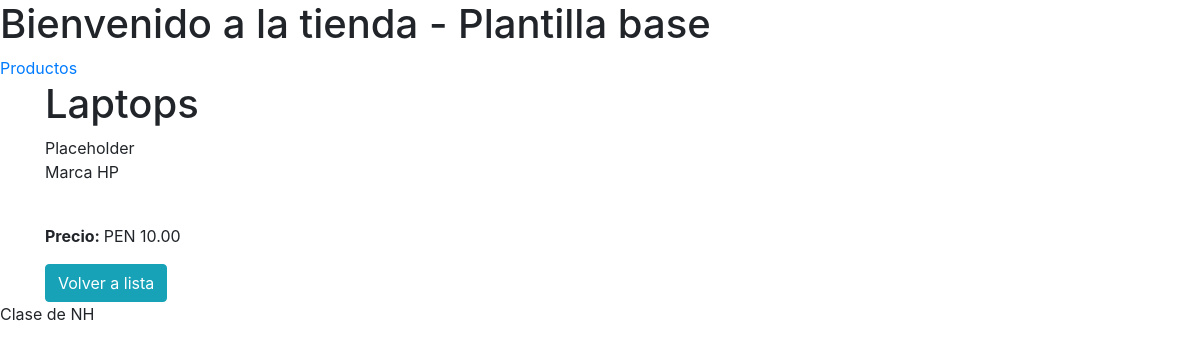
/productos/detailview/2/, run on an earlier commit of the app's database.
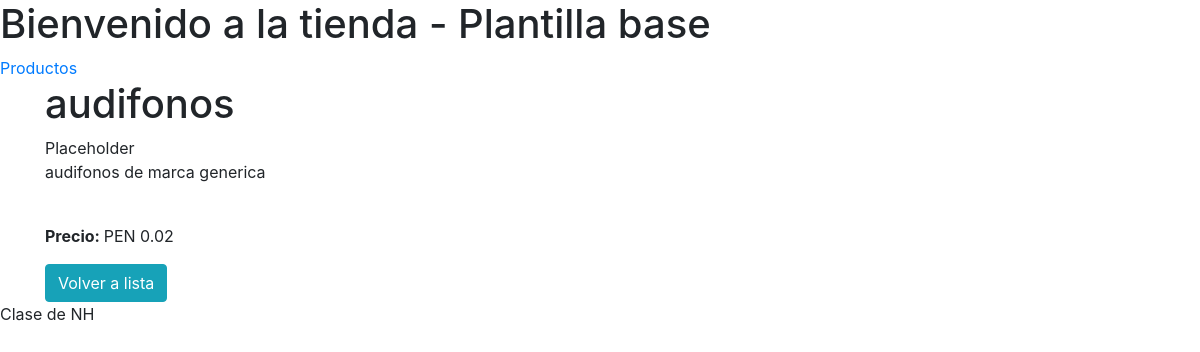
And on a later commit of the database.
### productos/models.py (models this page shows, shortened)
class Producto(models.Model):
    name = models.CharField(max_length=200)
    descripcion = models.TextField()
    price = models.DecimalField(max_digits=10, decimal_places=2)
    image = models.ImageField(upload_to="productos/", null=True, blank=True)
    is_deleted = models.BooleanField(default=False)
    proveedor = models.ForeignKey(
        Proveedor, related_name="productos", on_delete=models.CASCADE
    )

### productos/views.py (the view)
# urls.py: path('detailview/<int:pk>/',views.ProductoView.as_view(), name ='product_detailview'),
class ProductoView(DetailView):
    model = Producto
    template_name = 'producto/product_detail.html'

### productos/templates/producto/product_detail.html (shortened to what this page needs)
{% extends "base.html" %}
{% block content %}
<h1>{{object.name}}</h1>
<span>Placeholder</span>
<p>{{object.descripcion}}</p>
<p><strong>Precio: </strong> PEN {{object.price}}</p>
<a class="btn btn-info" href="/productos/">Volver a lista</a>
{% endblock %}

What changed in the data, as far as the page shows it:
changed Producto: name "Laptops" → "audifonos"; descripcion "Marca HP" → "audifonos de marca generica"; price "10.00" → "0.02"
